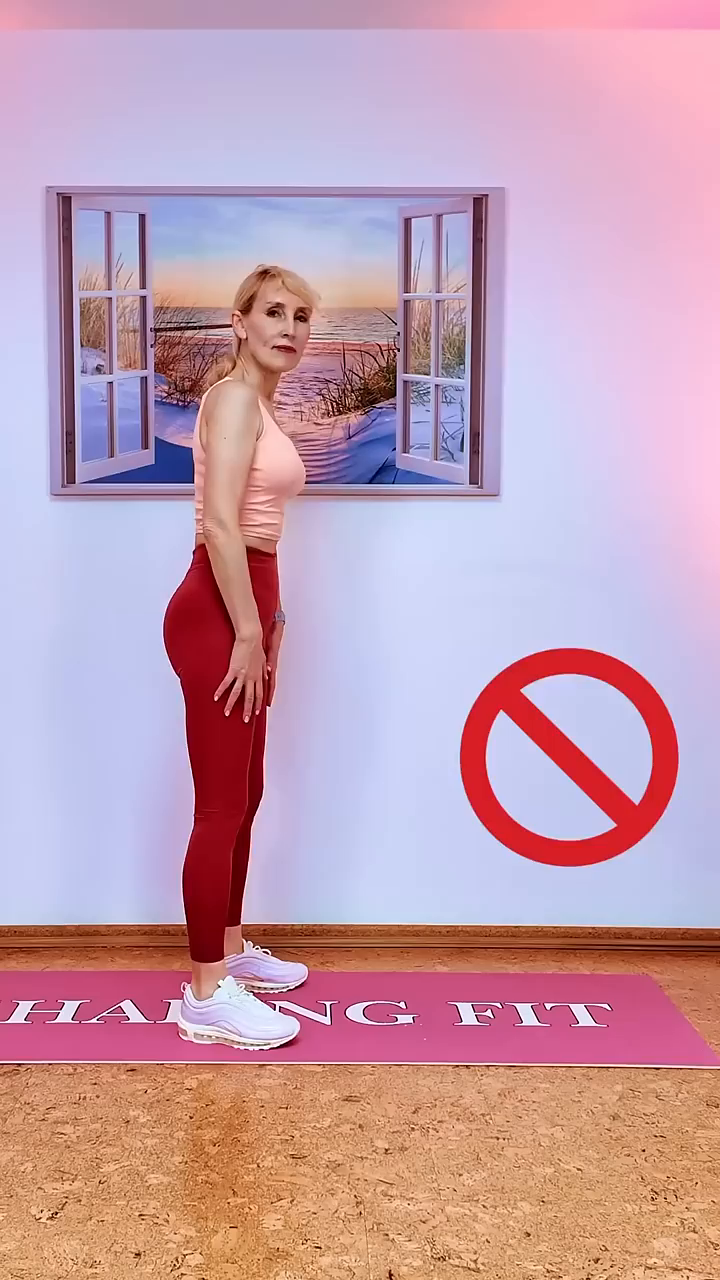
#> input picture frame 0 of data/squat/videos/video_002.mp4, 720 x 1280 px
$ python label_gui.py
#> lines starting #> are read from the running program, lines starting #| are printed output that depends on the picture
import cv2
import os
import json
import glob

def ensure_dir(path):
    if path:
        os.makedirs(path, exist_ok=True)

def get_video_files(folder_path):
    search_pattern = os.path.join(folder_path, "**", "*.mp4")
    return glob.glob(search_pattern, recursive=True)

def get_output_json_path(video_path, input_root, output_root):
    relative_video_path = os.path.relpath(video_path, input_root)
    relative_without_ext = os.path.splitext(relative_video_path)[0]
    return os.path.join(output_root, relative_without_ext + ".json")

def load_or_create_annotation(json_path, video_path, folder_path, fps, total_frames, exercise="squat"):
    if os.path.isfile(json_path):
        with open(json_path, "r", encoding="utf-8") as f:
            data = json.load(f)
        if "reps" not in data:
            data["reps"] = []
        return data

    return {
        "video_name": os.path.basename(video_path),
        "video_path": os.path.relpath(video_path, folder_path),
        "exercise": exercise,
        "fps": fps,
        "total_frames": total_frames,
        "reps": []
    }

def save_annotation(data, json_path):
    ensure_dir(os.path.dirname(json_path))
    with open(json_path, "w", encoding="utf-8") as f:
        json.dump(data, f, ensure_ascii=False, indent=2)

def sec_from_frame(frame_idx, fps):
    if fps <= 0:
        return 0.0
    return frame_idx / fps

def reset_current_rep():
    return {
        "start_frame": None,
        "bottom_frame": None,
        "end_frame": None,
        "labels": {
            "correct": 0,
            "half_depth": 0,
            "knee_error": 0,
            "incomplete_lockout": 0
        }
    }
def normalize_labels(labels):
    # Eğer correct seçildiyse diğer hatalar kapansın
    if labels["correct"] == 1:
        labels["half_depth"] = 0
        labels["knee_error"] = 0
        labels["incomplete_lockout"] = 0
    return labels

def safe_read_frame(cap, frame_idx, total_frames):
    # Frame indeksini güvenli aralıkta tut
    frame_idx = max(0, min(frame_idx, total_frames - 1))

    cap.set(cv2.CAP_PROP_POS_FRAMES, frame_idx)
    ret, frame = cap.read()

    if not ret or frame is None:
        return False, None

    return True, frame

def draw_info_panel(display_frame, idx, total_videos, current_frame_idx, total_frames, fps, is_paused, reps, current_rep):
    current_time_sec = sec_from_frame(current_frame_idx, fps)

    height, width = display_frame.shape[:2]
    max_height = 700
    if height > max_height:
        scale = max_height / height
        display_frame = cv2.resize(display_frame, (int(width * scale), int(height * scale)))

    lines = [
        f"Video: {idx + 1}/{total_videos}",
        f"Frame: {current_frame_idx}/{total_frames - 1}",
        f"Sure: {current_time_sec:.2f} sn",
        f"Kayitli Rep: {len(reps)}",
        f"Pause: {'Evet' if is_paused else 'Hayir'}",
        f"Start: {current_rep['start_frame']}",
        f"Bottom: {current_rep['bottom_frame']}",
        f"End: {current_rep['end_frame']}",
        f"Labels: {current_rep['labels']}"
    ]

    y = 30
    for line in lines:
        cv2.putText(display_frame, line, (10, y),
                    cv2.FONT_HERSHEY_SIMPLEX, 0.65, (255, 255, 255), 2)
        y += 28

    help_text = "SPACE:Play/Pause | J/L:Geri/Ileri | A:Start | B:Bottom | D:End | 1/2/3/4:Label | ENTER:Save | Z:Undo | X:Cancel | N:Next | Q:Quit"
    cv2.putText(display_frame, help_text, (10, display_frame.shape[0] - 20),
                cv2.FONT_HERSHEY_SIMPLEX, 0.45, (0, 255, 255), 1)

    if is_paused:
        cv2.putText(display_frame, "DURAKLATILDI", (10, display_frame.shape[0] - 50),
                    cv2.FONT_HERSHEY_SIMPLEX, 0.8, (255, 0, 0), 2)

    return display_frame

def process_folder(folder_path, output_root):
    video_files = get_video_files(folder_path)

    if not video_files:
        print(f"HATA: '{folder_path}' klasöründe .mp4 video bulunamadı.")
        return

    print(f"\nToplam {len(video_files)} video bulundu.")
    print("\nKısayollar:")
    print("[SPACE]  : Oynat / Durdur")
    print("[J / L]  : Duraklatılmışken 1 frame geri / ileri")
    print("[A]      : Rep başlangıcı")
    print("[B]      : Rep dip noktası")
    print("[D]      : Rep bitişi")
    print("[1]      : Correct")
    print("[2]      : Half Depth")
    print("[3]      : Knee Error")
    print("[4]      : Incomplete Lockout")
    print("[ENTER]  : Rep kaydet")
    print("[Z]      : Son repi geri al")
    print("[X]      : Aktif repi iptal et")
    print("[N]      : Sonraki video")
    print("[Q]      : Çık ve kaydet\n")

    quit_program = False

    for idx, video_path in enumerate(video_files):
        print("\n" + "=" * 60)
        print(f"🎥 VIDEO {idx+1}/{len(video_files)}")
        print(f"Dosya: {video_path}")
        print("=" * 60)

        cap = cv2.VideoCapture(video_path)
        if not cap.isOpened():
            print(f"Uyarı: {video_path} açılamadı, atlanıyor.")
            continue

        fps = cap.get(cv2.CAP_PROP_FPS)
        if fps == 0 or fps != fps:
            fps = 30.0

        total_frames = int(cap.get(cv2.CAP_PROP_FRAME_COUNT))
        wait_ms = max(1, int(1000 / fps))

        json_path = get_output_json_path(video_path, folder_path, output_root)
        annotation = load_or_create_annotation(json_path, video_path, folder_path, fps, total_frames, exercise="squat")
        reps = annotation["reps"]

        print(f"JSON: {json_path}")
        print(f"Mevcut rep sayısı: {len(reps)}")

        current_frame_idx = 0
        ret, frame = safe_read_frame(cap, current_frame_idx, total_frames)
#> in safe_read_frame, frame is the input picture: shape (1280, 720, 3); mean B, G, R 173.9, 157.9, 196.7
#> ret = True
        if not ret:
            print("İlk frame okunamadı, video atlanıyor.")
            cap.release()
            continue

        is_paused = True
        skip_video = False
        current_rep = reset_current_rep()

        while cap.isOpened():
            if frame is None:
                print(f"HATA: frame okunamadı. Video={video_path}, frame={current_frame_idx}")
                break
            display_frame = draw_info_panel(
                frame.copy(),
                idx,
                len(video_files),
                current_frame_idx,
                total_frames,
                fps,
                is_paused,
                reps,
                current_rep
            )
#> after the loop in draw_info_panel, `for line in lines:`:
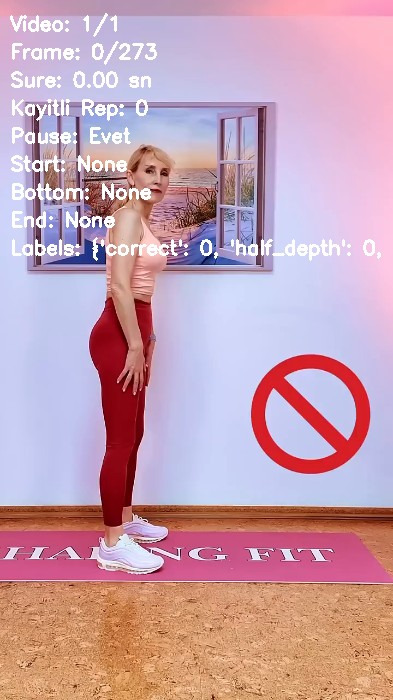
#> display_frame: shape (700, 393, 3); mean of channels 0, 1, 2 175.9, 160.9, 199.1; drawn as B, G, R
#> after the loop in draw_info_panel, `for line in lines:`: y = 282
#> in draw_info_panel, `cv2.putText(display_frame, "DURAKLATILDI", (10, display_frame.shape[0]..`:
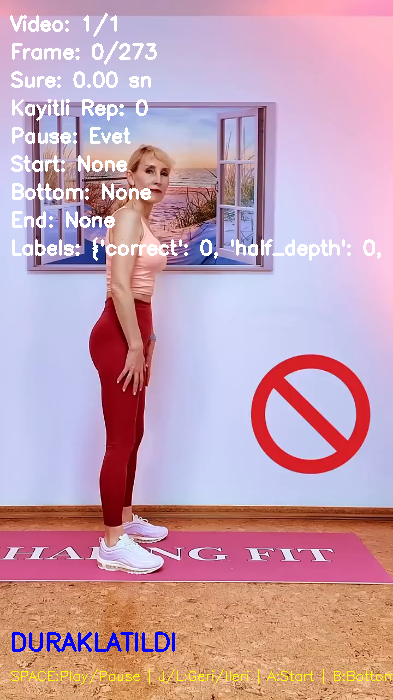
#> display_frame: shape (700, 393, 3); mean of channels 0, 1, 2 176.3, 160.5, 198.2; drawn as B, G, R

            cv2.imshow("Video Etiketleme - Tek Video Tek JSON", display_frame)
            key = cv2.waitKey(wait_ms if not is_paused else 0) & 0xFF
#> (key q is pressed here)

            if key == ord('q'):
                save_annotation(annotation, json_path)
                quit_program = True
                break

            elif key == ord('n'):
                save_annotation(annotation, json_path)
                skip_video = True
                break

            elif key == ord(' '):
                is_paused = not is_paused

            elif key == ord('j') and is_paused:
                new_idx = max(0, current_frame_idx - 1)
                ret, new_frame = safe_read_frame(cap, new_idx, total_frames)
                if ret:
                    current_frame_idx = new_idx
                    frame = new_frame
                else:
                    print("Önceki frame okunamadı.")

            elif key == ord('l') and is_paused:
                new_idx = min(total_frames - 1, current_frame_idx + 1)
                ret, new_frame = safe_read_frame(cap, new_idx, total_frames)
                if ret:
                    current_frame_idx = new_idx
                    frame = new_frame
                else:
                    print("Son okunabilir frame'e gelindi.")

            elif key == ord('a'):
                current_rep = reset_current_rep()
                current_rep["start_frame"] = current_frame_idx
                print(f"Rep başlangıcı: frame {current_frame_idx}")

            elif key == ord('b'):
                if current_rep["start_frame"] is not None:
                    current_rep["bottom_frame"] = current_frame_idx
                    print(f"Bottom frame: {current_frame_idx}")
                else:
                    print("Önce start frame seç.")

            elif key == ord('d'):
                if current_rep["start_frame"] is not None:
                    current_rep["end_frame"] = current_frame_idx
                    print(f"Rep bitişi: frame {current_frame_idx}")
                else:
                    print("Önce start frame seç.")

            elif key == ord('1'):
                current_rep["labels"]["correct"] = 1
                current_rep["labels"]["half_depth"] = 0
                current_rep["labels"]["knee_error"] = 0
                current_rep["labels"]["incomplete_lockout"] = 0

            elif key == ord('2'):
                current_rep["labels"]["half_depth"] = 1 - current_rep["labels"]["half_depth"]
                if current_rep["labels"]["half_depth"] == 1:
                    current_rep["labels"]["correct"] = 0

            elif key == ord('3'):
                current_rep["labels"]["knee_error"] = 1 - current_rep["labels"]["knee_error"]
                if current_rep["labels"]["knee_error"] == 1:
                    current_rep["labels"]["correct"] = 0
            elif key == ord('4'):
                current_rep["labels"]["incomplete_lockout"] = 1 - current_rep["labels"]["incomplete_lockout"]
                if current_rep["labels"]["incomplete_lockout"] == 1:
                    current_rep["labels"]["correct"] = 0

            elif key == ord('x'):
                current_rep = reset_current_rep()
                print("Aktif rep iptal edildi.")

            elif key == ord('z'):
                if reps:
                    removed = reps.pop()
                    save_annotation(annotation, json_path)
                    print(f"Son rep silindi: rep_id={removed['rep_id']}")
                else:
                    print("Silinecek rep yok.")

            elif key == 13:  # Enter
                if current_rep["start_frame"] is None:
                    print("HATA: Start frame seçilmedi.")
                elif current_rep["end_frame"] is None:
                    print("HATA: End frame seçilmedi.")
                elif current_rep["end_frame"] <= current_rep["start_frame"]:
                    print("HATA: End frame, start frame'den büyük olmalı.")
                else:
                    current_rep["labels"] = normalize_labels(current_rep["labels"])

                    rep_id = len(reps) + 1
                    rep_data = {
                        "rep_id": rep_id,
                        "start_frame": current_rep["start_frame"],
                        "bottom_frame": current_rep["bottom_frame"],
                        "end_frame": current_rep["end_frame"],
                        "start_sec": round(sec_from_frame(current_rep["start_frame"], fps), 3),
                        "bottom_sec": round(sec_from_frame(current_rep["bottom_frame"], fps), 3) if current_rep["bottom_frame"] is not None else None,
                        "end_sec": round(sec_from_frame(current_rep["end_frame"], fps), 3),
                        "labels": current_rep["labels"]
                    }

                    reps.append(rep_data)
                    save_annotation(annotation, json_path)
                    print(f"Rep kaydedildi: rep_id={rep_id}")
                    current_rep = reset_current_rep()

            if not is_paused:
                if current_frame_idx >= total_frames - 1:
                    print("Video sonuna gelindi.")
                    save_annotation(annotation, json_path)
                    break

                new_idx = current_frame_idx + 1
                ret, new_frame = safe_read_frame(cap, new_idx, total_frames)

                if not ret:
                    print(f"Sonraki frame okunamadı. Son okunabilir frame: {current_frame_idx}")
                    save_annotation(annotation, json_path)
                    break

                current_frame_idx = new_idx
                frame = new_frame

        cap.release()

        if skip_video:
            print("Sonraki videoya geçiliyor.")

        if quit_program:
            print("Program sonlandırıldı.")
            break

    cv2.destroyAllWindows()
    print("\nTüm mevcut veriler kaydedildi.")

if __name__ == "__main__":
    # Script konumundan proje kökünü bul
    script_dir = os.path.dirname(os.path.abspath(__file__))
    project_root = os.path.dirname(script_dir)

    klasor_yolu = os.path.join(project_root, "data", "squat", "videos")
    output_root = os.path.join(project_root, "data", "squat", "video_labels")

    ensure_dir(klasor_yolu)
    ensure_dir(output_root)

    video_files = get_video_files(klasor_yolu)
    if not video_files:
        print(f"Lütfen videolarınızı '{klasor_yolu}' klasörüne koyun ve tekrar çalıştırın.")
    else:
        process_folder(klasor_yolu, output_root)
